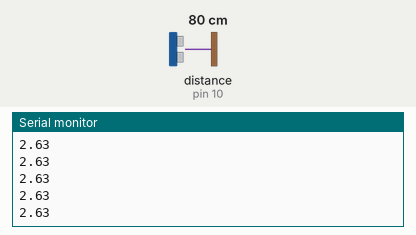
This sketch was run on a simulated Arduino Uno, built with avr-gcc and run on an emulated ATmega328P. On the bench: the last lines printed to the serial monitor. Wiring (inferred from the names in the program): ultrasonic range finder: trigger pin 9; echo pin 10. Inputs (shaded band) come from the test bench; at power-on: distance to the obstacle (sensor on pin 10) 80 cm. The echo pulse lasts 58.3 µs per cm.

Above: at 1.2 s.
1.3 s: distance to the obstacle (sensor on pin 10) set to 2 cm
At 1.38 s:
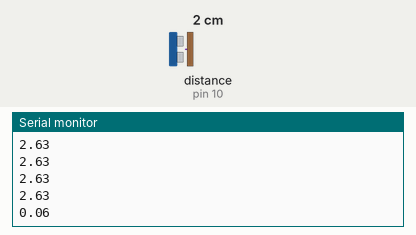
2.8 s: distance to the obstacle (sensor on pin 10) set to 4 cm
At 2.89 s:
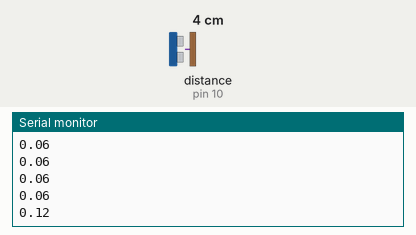
Timing chart, 0 to 5.8 s (numbered marks = the images above; inputs shaded):
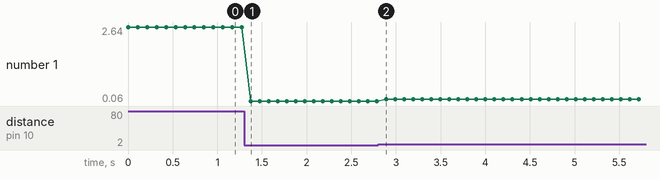

The sketch:

lab4.ino
```cpp
#include <Arduino.h>

#define trigPin 9
#define echoPin 10
#define photoPin A1
#define thermPin A0

int photoData, thermData, timeElapse;
float duration, ultraPositionInches, ultraPositionFeet;

void setup() {
    Serial.begin(9600);

    pinMode(trigPin, OUTPUT);
    pinMode(echoPin, INPUT);
    pinMode(thermPin,INPUT);
    pinMode(photoPin, INPUT);
}

void loop() {
    //photoSensor();
    //thermSensor();
    ultraSensor();
}

void ultraSensor(void) {
    digitalWrite(trigPin,LOW);
    delayMicroseconds(2);
    digitalWrite(trigPin, HIGH);
    delayMicroseconds(10);
    digitalWrite(trigPin, LOW);

    duration = pulseIn(echoPin, HIGH);
    //ultraPositionInches = (duration * 0.0345) * 0.5 * 0.3937008; //in inches
    ultraPositionFeet = (duration * 0.0345) * 0.5 * 0.3937008 / 12; //in feet

    //Serial.println(ultraPositionInches);
    Serial.println(ultraPositionFeet);
    delay(100);
}

void photoSensor(void) {
    photoData = analogRead(photoPin);
    Serial.println(photoData);
    delay(100);
}

void thermSensor(void) {
    thermData = analogRead(thermPin);
    Serial.println(thermData);
    delay(100);
}
```

Measured:
- after the input at 1.3 s, the serial monitor: prints a new line after 0.07 s (image 1)
- after the input at 2.8 s, the serial monitor: prints a new line after 0.09 s (image 2)
- plotted number 1: 2.63 → 0.06 after the input at 1.3 s, 0.06 → 0.12 after the input at 2.8 s
